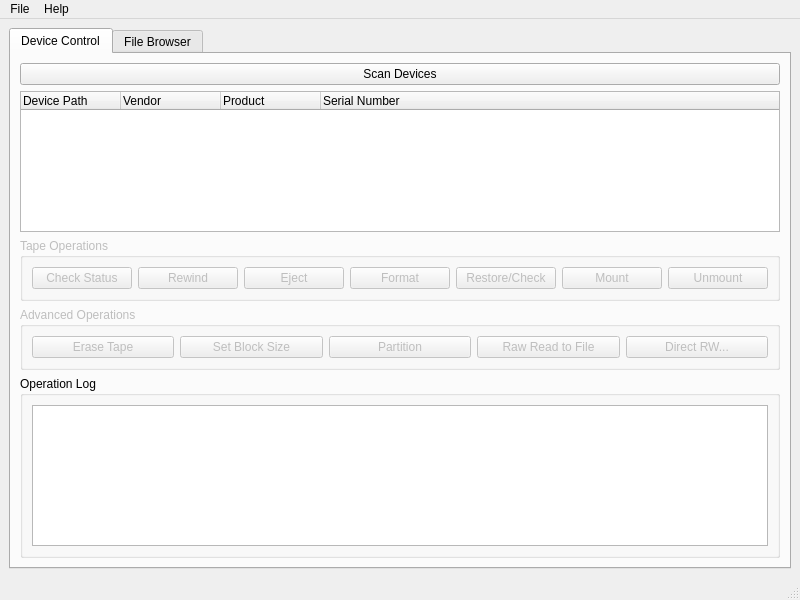
<?xml version="1.0" encoding="UTF-8"?>
<ui version="4.0">
 <class>MainWindow</class>
 <widget class="QMainWindow" name="MainWindow">
  <property name="geometry">
   <rect>
    <x>0</x>
    <y>0</y>
    <width>800</width>
    <height>600</height>
   </rect>
  </property>
  <property name="windowTitle">
   <string>QLTOTapeMan</string>
  </property>
  <widget class="QWidget" name="centralwidget">
   <layout class="QVBoxLayout" name="verticalLayout">
    <item>
     <widget class="QTabWidget" name="tabWidget">
      <property name="currentIndex">
       <number>0</number>
      </property>
      <widget class="QWidget" name="tabDevice">
       <attribute name="title">
        <string>Device Control</string>
       </attribute>
       <layout class="QVBoxLayout" name="verticalLayout_Device">
        <item>
         <widget class="QPushButton" name="btnScan">
          <property name="text">
           <string>Scan Devices</string>
          </property>
         </widget>
        </item>
        <item>
         <widget class="QTreeWidget" name="treeDevices">
          <column>
           <property name="text">
            <string>Device Path</string>
           </property>
          </column>
          <column>
           <property name="text">
            <string>Vendor</string>
           </property>
          </column>
          <column>
           <property name="text">
            <string>Product</string>
           </property>
          </column>
          <column>
           <property name="text">
            <string>Serial Number</string>
           </property>
          </column>
         </widget>
        </item>
        <item>
         <widget class="QGroupBox" name="groupBoxOperations">
          <property name="enabled">
           <bool>false</bool>
          </property>
          <property name="title">
           <string>Tape Operations</string>
          </property>
          <layout class="QHBoxLayout" name="horizontalLayout">
           <item>
            <widget class="QPushButton" name="btnStatus">
             <property name="text">
              <string>Check Status</string>
             </property>
            </widget>
           </item>
           <item>
            <widget class="QPushButton" name="btnRewind">
             <property name="text">
              <string>Rewind</string>
             </property>
            </widget>
           </item>
           <item>
            <widget class="QPushButton" name="btnEject">
             <property name="text">
              <string>Eject</string>
             </property>
            </widget>
           </item>
           <item>
            <widget class="QPushButton" name="btnFormat">
             <property name="text">
              <string>Format</string>
             </property>
            </widget>
           </item>
           <item>
            <widget class="QPushButton" name="btnCheck">
             <property name="text">
              <string>Restore/Check</string>
             </property>
            </widget>
           </item>
           <item>
            <widget class="QPushButton" name="btnMount">
             <property name="text">
              <string>Mount</string>
             </property>
            </widget>
           </item>
           <item>
            <widget class="QPushButton" name="btnUnmount">
             <property name="text">
              <string>Unmount</string>
             </property>
            </widget>
           </item>
          </layout>
         </widget>
        </item>
        <item>
         <widget class="QGroupBox" name="grpAdvancedOps">
          <property name="enabled">
           <bool>false</bool>
          </property>
          <property name="title">
           <string>Advanced Operations</string>
          </property>
          <layout class="QHBoxLayout" name="horizontalLayout_Adv">
           <item>
            <widget class="QPushButton" name="btnErase">
             <property name="text">
              <string>Erase Tape</string>
             </property>
            </widget>
           </item>
           <item>
            <widget class="QPushButton" name="btnSetBlock">
             <property name="text">
              <string>Set Block Size</string>
             </property>
            </widget>
           </item>
           <item>
            <widget class="QPushButton" name="btnPartition">
             <property name="text">
              <string>Partition</string>
             </property>
            </widget>
           </item>
           <item>
            <widget class="QPushButton" name="btnRawRead">
             <property name="text">
              <string>Raw Read to File</string>
             </property>
            </widget>
           </item>
              <item>
               <widget class="QPushButton" name="btnDirectRW">
                <property name="text">
                 <string>Direct RW...</string>
                </property>
               </widget>
              </item>
          </layout>
         </widget>
        </item>
        <item>
         <widget class="QGroupBox" name="groupBoxLog">
          <property name="title">
           <string>Operation Log</string>
          </property>
          <layout class="QVBoxLayout" name="verticalLayout_2">
           <item>
            <widget class="QTextEdit" name="textLog">
             <property name="readOnly">
              <bool>true</bool>
             </property>
            </widget>
           </item>
          </layout>
         </widget>
        </item>
       </layout>
      </widget>
      <widget class="QWidget" name="tabBrowser">
       <attribute name="title">
        <string>File Browser</string>
       </attribute>
       <layout class="QVBoxLayout" name="verticalLayout_Browser"/>
      </widget>
     </widget>
    </item>
   </layout>
  </widget>
  <widget class="QMenuBar" name="menubar">
   <property name="geometry">
    <rect>
     <x>0</x>
     <y>0</y>
     <width>800</width>
     <height>30</height>
    </rect>
   </property>
   <widget class="QMenu" name="menuFile">
    <property name="title">
     <string>File</string>
    </property>
    <addaction name="actionSettings"/>
    <addaction name="separator"/>
    <addaction name="actionExit"/>
   </widget>
   <widget class="QMenu" name="menuHelp">
    <property name="title">
     <string>Help</string>
    </property>
    <addaction name="actionAbout"/>
   </widget>
   <addaction name="menuFile"/>
   <addaction name="menuHelp"/>
  </widget>
  <widget class="QStatusBar" name="statusbar"/>
  <action name="actionSettings">
   <property name="text">
    <string>Settings...</string>
   </property>
  </action>
  <action name="actionExit">
   <property name="text">
    <string>Exit</string>
   </property>
  </action>
  <action name="actionAbout">
   <property name="text">
    <string>About</string>
   </property>
  </action>
 </widget>
 <resources/>
 <connections/>
</ui>
